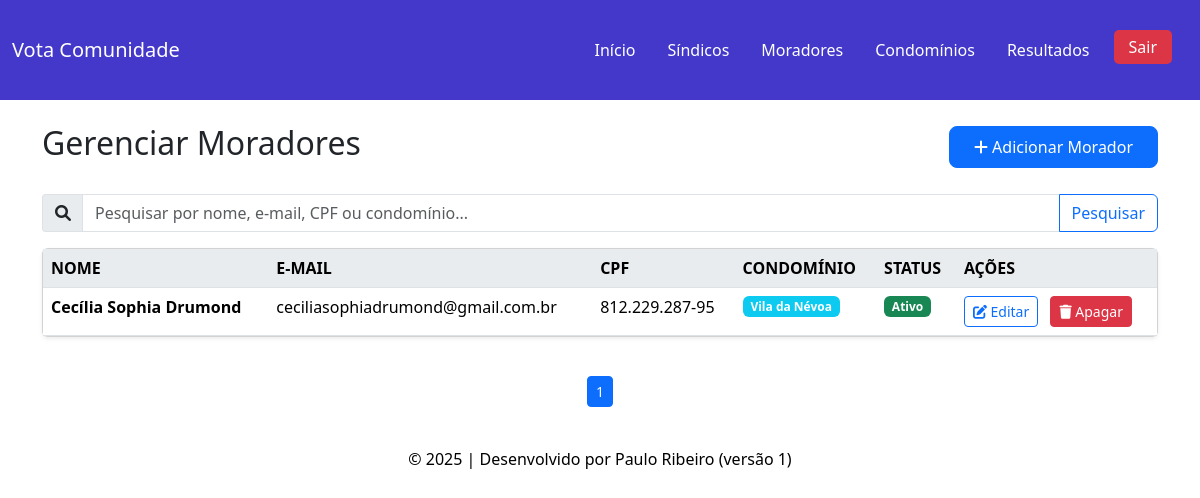
The page /admin/gerenciar-moradores.php (signed in) on the database as committed earlier.
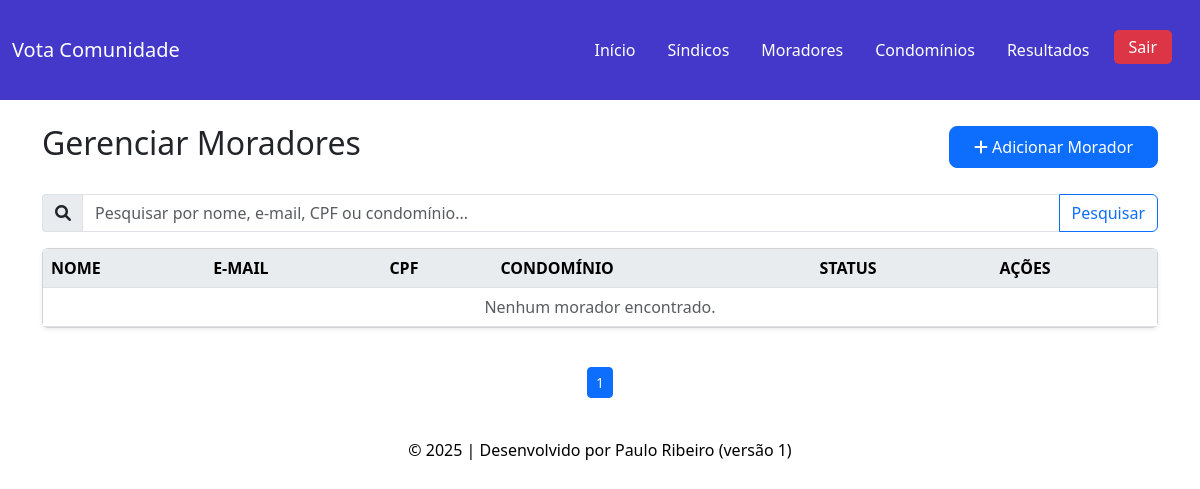
The same page on the database as committed later.
### tables this page shows
CREATE TABLE usuarios (
    codigo INT AUTO_INCREMENT PRIMARY KEY,
    usuario VARCHAR(50) NOT NULL UNIQUE,
    senha VARCHAR(255) NOT NULL,  
    status ENUM('ativo', 'rejeitado', 'pendente') DEFAULT 'pendente',
    perfil TINYINT NOT NULL CHECK (perfil IN (1,2,3)),  
    nome VARCHAR(100) NOT NULL,
    email VARCHAR(100) NOT NULL UNIQUE,
    telefone VARCHAR(20),
    cpf VARCHAR(14) UNIQUE,
    id_condominio INT,
    estado VARCHAR(50) NULL,
    cidade VARCHAR(100) NULL,
    bloco VARCHAR(20) NULL,
    casa VARCHAR(20) NULL,
    FOREIGN KEY (id_condominio) REFERENCES condominios(id)
);

CREATE TABLE condominios (
    id INT AUTO_INCREMENT PRIMARY KEY,
    nome VARCHAR(100) NOT NULL,
    endereco VARCHAR(255) NOT NULL,
    telefone VARCHAR(15),
    cep VARCHAR(9)
);

### php_action/read-moradores.php (the view, shortened to what this page needs)
<?php
$pesquisa = isset($_GET['pesquisa']) ? trim($_GET['pesquisa']) : '';
$page = isset($_GET['page']) ? max(1, intval($_GET['page'])) : 1;
$limit = 5;
$offset = ($page - 1) * $limit;
$sql = "
    SELECT u.codigo, u.nome, u.email, u.cpf, u.bloco, u.casa, u.status, c.nome AS condominio
    FROM usuarios u
    LEFT JOIN condominios c ON c.id = u.id_condominio
    WHERE u.perfil = 3
";
$sql .= " ORDER BY u.codigo DESC LIMIT $limit OFFSET $offset";
$result = mysqli_query($conn, $sql);
if (mysqli_num_rows($result) === 0): ?>
    <tbody>
        <tr>
            <td colspan="6" class="text-center text-muted">Nenhum morador encontrado.</td> </tr>
    </tbody>
<?php else: ?>
    <tbody>
        <?php while ($m = mysqli_fetch_assoc($result)): ?>
            <tr>
                <td><strong><?= htmlspecialchars($m['nome']) ?></strong></td>
                <td><?= htmlspecialchars($m['email']) ?></td>
                <td><?= htmlspecialchars($m['cpf']) ?></td>
                <td>
                    <?php if ($m['condominio']): ?>
                        <span class="badge bg-info"><?= htmlspecialchars($m['condominio']) ?></span>
                    <?php else: ?>
                        <span class="badge bg-secondary">Não definido</span>
                    <?php endif; ?>
                </td>
                <td>
                    <?php
                        if ($m['status'] == 'pendente') {
                            echo '<span class="badge bg-warning text-dark">Pendente</span>';
                        } elseif ($m['status'] == 'rejeitado') {
                            echo '<span class="badge bg-danger">Rejeitado</span>';
                        } else {
                            echo '<span class="badge bg-success">Ativo</span>';
                        }
                    ?>
                </td> <td>
                    <a href="editar-morador.php?id=<?= $m['codigo'] ?>" class="btn btn-outline-primary btn-sm me-2">
                        <i class="fas fa-edit"></i> Editar
                    </a>
                    <?php if ($m['status'] == 'pendente'): ?>
                        <a href="../php_action/reject-morador.php?id=<?= $m['codigo'] ?>" class="btn btn-outline-danger btn-sm me-2"> <i class="fa fa-close"></i> Rejeitar</a>
                        <a href="../php_action/approve-morador.php?id=<?= $m['codigo'] ?>" class="btn btn-outline-success btn-sm"> <i class="fas fa-check-square"></i> Aprovar</a>
                    <?php else: ?>
                        <button type="button" class="btn btn-danger btn-sm" data-bs-toggle="modal" data-bs-target="#modalRemover<?= $m['codigo'] ?>">
                            <i class="fas fa-trash"></i> Apagar
                        </button>
                    <?php endif; ?>
                </td>
            </tr>
        <?php endwhile; ?>
    </tbody>
<?php endif;

### includes/navbar-admin.php (shortened to what this page needs)
<nav class="navbar navbar-expand-lg" style="background-color: #4338CA;">
    <div class="container-fluid">
        <a class="navbar-brand text-white" href="/admin/dashboard.php">
            Vota Comunidade
        </a>
        <div class="collapse navbar-collapse justify-content-end" id="navbarNav">
            <ul class="navbar-nav">
                <li class="nav-item">
                    <a class="nav-link <?php echo ($currentPage === 'dashboard') ? 'active text-white' : 'text-white'; ?>"
                       href="/admin/dashboard.php"
                       <?php if ($currentPage === 'dashboard') echo 'aria-current="page"'; ?>>
                        Início
                    </a>
                </li>
                <li class="nav-item ms-3">
                    <a class="nav-link <?php echo ($currentPage === 'sindicos') ? 'active text-white' : 'text-white'; ?>"
                       href="/admin/gerenciar-sindicos.php"
                       <?php if ($currentPage === 'sindicos') echo 'aria-current="page"'; ?>>
                        Síndicos
                    </a>
                </li>
                <li class="nav-item ms-3">
                    <a class="nav-link <?php echo ($currentPage === 'moradores') ? 'active text-white' : 'text-white'; ?>"
                       href="/admin/gerenciar-moradores.php"
                       <?php if ($currentPage === 'moradores') echo 'aria-current="page"'; ?>>
                        Moradores
                    </a>
                </li>
                <li class="nav-item ms-3">
                    <a class="nav-link <?php echo ($currentPage === 'condominios') ? 'active text-white' : 'text-white'; ?>"
                       href="/admin/gerenciar-condominios.php"
                       <?php if ($currentPage === 'condominios') echo 'aria-current="page"'; ?>>
                        Condomínios
                    </a>
                </li>
                <li class="nav-item ms-3">
                    <a class="nav-link <?php echo ($currentPage === 'resultados') ? 'active text-white' : 'text-white'; ?>"
                       href="/admin/resultados.php"
                       <?php if ($currentPage === 'resultados') echo 'aria-current="page"'; ?>>
                        Resultados
                    </a>
                </li>
                <li class="nav-item">
                    <form method="POST" action="/public/logout.php" class="d-inline">
                        <button class="btn btn-sair btn-light ms-3 me-3" type="submit">Sair</button>
                    </form>
                </li>
            </ul>
        </div>
    </div>
</nav>

### includes/header.php (shortened to what this page needs)
<!DOCTYPE html>
<html lang="pt-br">
<head>
    <link rel="stylesheet" href="https://cdn.jsdelivr.net/npm/bootstrap@5.3.2/dist/css/bootstrap.min.css">
    <link rel="stylesheet" href="https://cdnjs.cloudflare.com/ajax/libs/font-awesome/6.0.0-beta3/css/all.min.css">
    <link rel="stylesheet" href="https://cdnjs.cloudflare.com/ajax/libs/font-awesome/6.0.0-beta3/css/all.min.css">
    <link rel="stylesheet" href="../assets/css/styles.css">
</head>
<body>

### admin/gerenciar-moradores.php (shortened to what this page needs)
<?php
include '../config/conexao.php';
$currentPage = 'moradores';
include '../includes/navbar-admin.php';
include '../includes/header.php';
$pesquisa = isset($_GET['pesquisa']) ? trim($_GET['pesquisa']) : '';
?>
<div class="container mt-4">
    <div class="d-flex justify-content-between align-items-center mb-4">
        <h2>Gerenciar Moradores</h2>
        <a href="adicionar-morador.php" class="btn btn-primary">
            <i class="fas fa-plus"></i> Adicionar Morador
        </a>
    </div>
    <form method="GET" action="gerenciar-moradores.php" class="mb-3">
        <div class="input-group">
            <span class="input-group-text"><i class="fas fa-search"></i></span>
            <input type="text" class="form-control" name="pesquisa" placeholder="Pesquisar por nome, e-mail, CPF ou condomínio..." value="<?= htmlspecialchars($pesquisa) ?>">
            <button class="btn btn-outline-primary" type="submit">Pesquisar</button>
        </div>
    </form>
    <div class="card shadow-sm">
        <div class="card-body p-0">
            <div class="table-responsive">
                <table class="table table-hover mb-0">
                    <thead>
                        <tr>
                            <th scope="col">NOME</th>
                            <th scope="col">E-MAIL</th>
                            <th scope="col">CPF</th>
                            <th scope="col">CONDOMÍNIO</th>
                            <th scope="col">STATUS</th>
                            <th scope="col">AÇÕES</th>
                        </tr>
                    </thead>
                    <?php include '../php_action/read-moradores.php'; ?>
                </table>
            </div>
        </div>
    </div>
    <?php
    $sqlCount = "SELECT COUNT(*) FROM usuarios WHERE perfil = 3";
    $totalRows = mysqli_fetch_row(mysqli_query($conn, $sqlCount))[0];
    $totalPages = max(1, ceil($totalRows / $limit));
    ?>
    <nav aria-label="Paginação" class="bg-white">
        <ul class="pagination pagination-sm justify-content-center mt-4">
            <?php for ($i = 1; $i <= $totalPages; $i++): ?>
                <li class="page-item <?= ($i == $page) ? 'active' : '' ?>">
                    <a class="page-link" href="?pesquisa=<?= urlencode($pesquisa) ?>&page=<?= $i ?>"><?= $i ?></a>
                </li>
            <?php endfor; ?>
        </ul>
    </nav>
</div>
<?php include '../includes/footer.php'; ?>

### includes/footer.php
<footer>
    <p>&copy; 2025 | Desenvolvido por Paulo Ribeiro (versão 1) </p>
</footer>
</body>
</html>

### assets/css/styles.css (style rules this page uses)
body, html { display: table; width: 100%; margin: 0; padding: 0; height: 100%; }
nav { height: 100px; padding-top: 15px; background-color: #07024d; }
.btn-sair { color: #fff; background-color: #dc3545; border: none; padding: 5px 15px; border-radius: 5px; text-decoration: none; }
.btn-primary { background-color: #0d6efd; border-color: #0d6efd; font-weight: 500; padding: 0.5rem 1.5rem; border-radius: 8px; transition: background-color 0.3s ease; }
.input-group-text { background-color: #e9ecef; border-right: 0; border-radius: .25rem 0 0 .25rem; }
.form-control { border-radius: .25rem; }
.table thead th { background-color: #e9ecef; font-weight: 600; }
html, body { height: 100%; margin: 0; }
body { display: flex; flex-direction: column; min-height: 100vh; }
footer { text-align: center; color: black; padding: 10px 0; }

Rows that differ between the two databases and show on the page:
removed usuarios: nome "Cecília Sophia Drumond", email "ceciliasophiadrumond@gmail.com.br", cpf "812.229.287-95", id_condominio.nome "Vila da Névoa", status "Ativo"
Other text that changed with them:
text now shown: "Nenhum morador encontrado."
